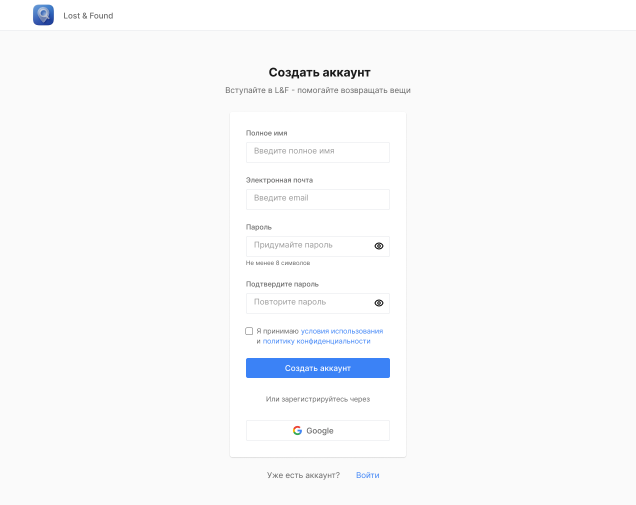
#> input picture lost_found/references/Signup page.png, 1271 x 1010 px, found by its file name (shown at 1/2 size); its folder holds 8 pictures in this run
$ python diag_refs.py
#> lines starting #> are read from the running program, lines starting #| are printed output that depends on the picture
# -*- coding: utf-8 -*-
# Р“СЂР°РЅРёС†С‹ Р±РµР»С‹С… РєР°СЂС‚РѕС‡РµРє Рё Р·Р°РіРѕР»РѕРІРєРѕРІ РЅР° СЂРµС„РµСЂРµРЅСЃР°С…
import os
from PIL import Image

D = r'C:\Users\User\Documents\lost_foubd\references'

def white_box(f, y0, y1, x0=0, x1=None, label=''):
#> called with f = 'Signup page.png', y0 = 200, y1 = 800, x0 = 300, x1 = 1000, label = 'Signup card'
    im = Image.open(os.path.join(D, f)).convert('RGB')
    x1 = x1 or im.width
#> x1 = 1000
    # РёС‰РµРј СЃР°РјСѓСЋ С€РёСЂРѕРєСѓСЋ РЅРµРїСЂРµСЂС‹РІРЅСѓСЋ Р±РµР»СѓСЋ РїРѕР»РѕСЃСѓ РїРѕ x РЅР° СЃРµСЂРµРґРёРЅРµ
    best = None
    for y in range(y0, min(y1, im.height)):
        xs = [x for x in range(x0, x1) if im.getpixel((x, y)) == (255, 255, 255)]
        if not xs:
            continue
        spans, s, p = [], xs[0], xs[0]
        for x in xs[1:]:
            if x - p > 1:
                spans.append((s, p)); s = x
            p = x
        spans.append((s, p))
        for a, b in spans:
            if b - a > 200 and (best is None or b - a > best[2] - best[1]):
                best = (y, a, b)
#> this loop made 600 passes
#> after the loop, best = (228, 460, 811)
    if best:
        y, a, b = best
#> y = 228; a = 460; b = 811
        # РІРµСЂС‚РёРєР°Р»СЊРЅС‹Рµ РіСЂР°РЅРёС†С‹ РєР°СЂС‚РѕС‡РєРё РїРѕ x=(a+b)//2
        x = (a + b) // 2
#> x = 635
        ys = [yy for yy in range(max(0, y0 - 200), min(im.height, y1 + 400))
              if im.getpixel((x, yy)) == (255, 255, 255)]
#> ys = 656 values from 0 to 913
        print(f'{label:22s} x {a}..{b} (w={b-a+1}) yв‰€{y}; С†РµРЅС‚СЂ x={x}')
#| Signup card            x 460..811 (w=352) yв‰€228; С†РµРЅС‚СЂ x=635
        return (a, b, x)
    print(f'{label:22s} РЅРµ РЅР°Р№РґРµРЅРѕ')

def dark_rows(f, box, label):
    im = Image.open(os.path.join(D, f)).convert('L').crop(box)
    w, h = im.size
    rows = [y for y in range(h) if min(im.getpixel((x, y)) for x in range(0, w, 2)) < 150]
    if rows:
        print(f'{label:22s} y {rows[0]+box[1]}..{rows[-1]+box[1]}')

white_box('Signup page.png', 200, 800, 300, 1000, 'Signup card')
white_box('Submit page.png', 180, 900, 150, 1150, 'Submit card')
#> call 2 of white_box, with f = 'Submit page.png', y0 = 180, y1 = 900, x0 = 150, x1 = 1150, label = 'Submit card'
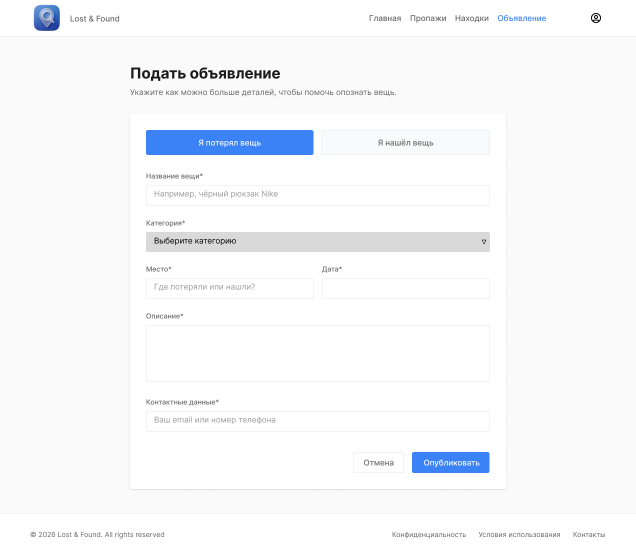
#> input picture lost_found/references/Submit page.png, 1271 x 1111 px, found by its file name (shown at 1/2 size)
#> the loop in white_box (call 2), `for y in range(y0, min(y1, im.height)):` made 720 passes
#> after the loop in white_box (call 2), `for y in range(y0, min(y1, im.height)):`: best = (232, 260, 1011)
#> in white_box (call 2), `y, a, b = best`: y = 232; a = 260; b = 1011
#> in white_box (call 2), `ys = [yy for yy in range(max(0, y0 - 200), min(im.height, y1 + 400)) i..`: ys = 860 values from 0 to 1110
#| Submit card            x 260..1011 (w=752) yв‰€232; С†РµРЅС‚СЂ x=635
white_box('Claim Item page.png' if os.path.exists(os.path.join(D,'Claim Item page.png')) else 'claim item page.png', 120, 1300, 100, 1200, 'Claim card')
#> call 3 of white_box, with f = 'Claim Item page.png', y0 = 120, y1 = 1300, x0 = 100, x1 = 1200, label = 'Claim card'
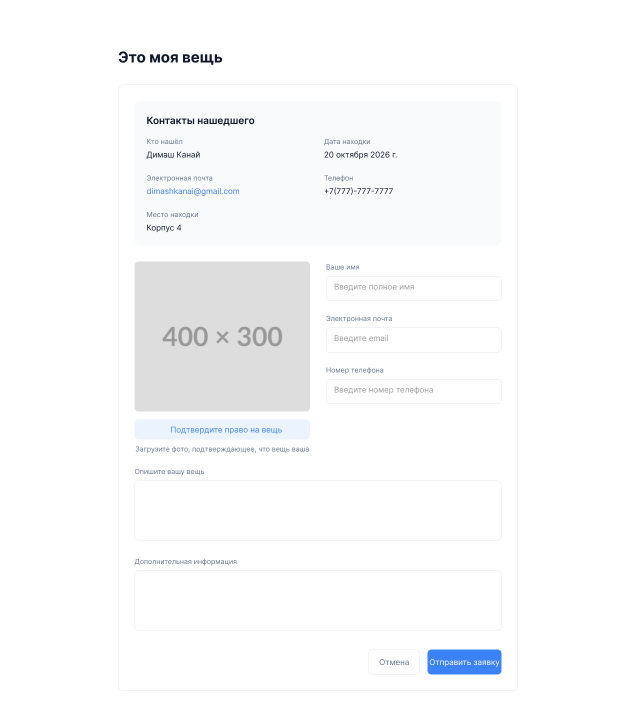
#> input picture lost_found/references/claim item page.png, 1271 x 1414 px, found by its file name (shown at 1/2 size)
#> after the loop in white_box (call 3), `for y in range(y0, min(y1, im.height)):`: best = (130, 100, 1199)
#> in white_box (call 3), `y, a, b = best`: y = 130; a = 100; b = 1199
#> in white_box (call 3), `x = (a + b) // 2`: x = 649
#> in white_box (call 3), `ys = [yy for yy in range(max(0, y0 - 200), min(im.height, y1 + 400)) i..`: ys = 1119 values from 0 to 1413
#| Claim card             x 100..1199 (w=1100) yв‰€130; С†РµРЅС‚СЂ x=649
white_box('Setting page.png', 120, 800, 100, 1200, 'Settings panel')
#> call 4 of white_box, with f = 'Setting page.png', y0 = 120, y1 = 800, x0 = 100, x1 = 1200, label = 'Settings panel'
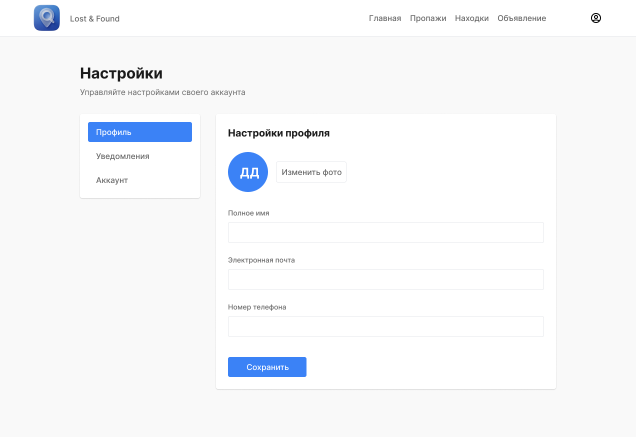
#> input picture lost_found/references/Setting page.png, 1271 x 874 px, found by its file name (shown at 1/2 size)
#> after the loop in white_box (call 4), `for y in range(y0, min(y1, im.height)):`: best = (232, 432, 1111)
#> in white_box (call 4), `y, a, b = best`: y = 232; a = 432; b = 1111
#> in white_box (call 4), `x = (a + b) // 2`: x = 771
#> in white_box (call 4), `ys = [yy for yy in range(max(0, y0 - 200), min(im.height, y1 + 400)) i..`: ys = 609 values from 0 to 777
#| Settings panel         x 432..1111 (w=680) yв‰€232; С†РµРЅС‚СЂ x=771
#> (the run stopped early here; a loop or call above may not have finished)
